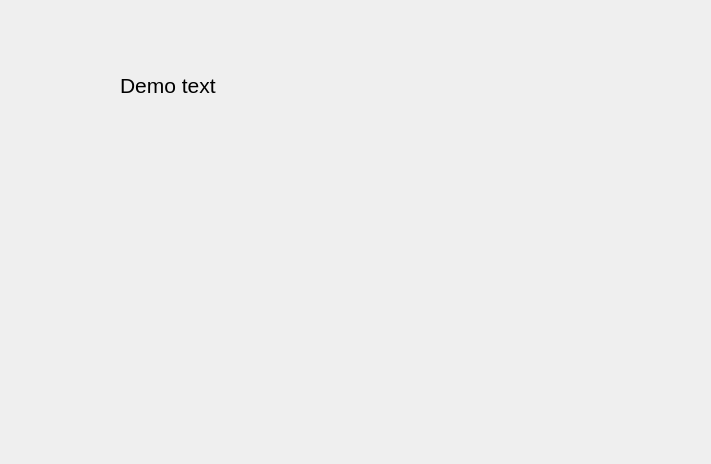
<?xml version="1.0" encoding="UTF-8"?>
<ui version="4.0">
 <class>Frame</class>
 <widget class="QFrame" name="Frame">
  <property name="geometry">
   <rect>
    <x>0</x>
    <y>0</y>
    <width>711</width>
    <height>464</height>
   </rect>
  </property>
  <property name="windowTitle">
   <string>Frame</string>
  </property>
  <widget class="QLabel" name="label">
   <property name="geometry">
    <rect>
     <x>120</x>
     <y>70</y>
     <width>381</width>
     <height>31</height>
    </rect>
   </property>
   <property name="font">
    <font>
     <pointsize>16</pointsize>
    </font>
   </property>
   <property name="text">
    <string>Demo text</string>
   </property>
  </widget>
 </widget>
 <resources/>
 <connections/>
</ui>
